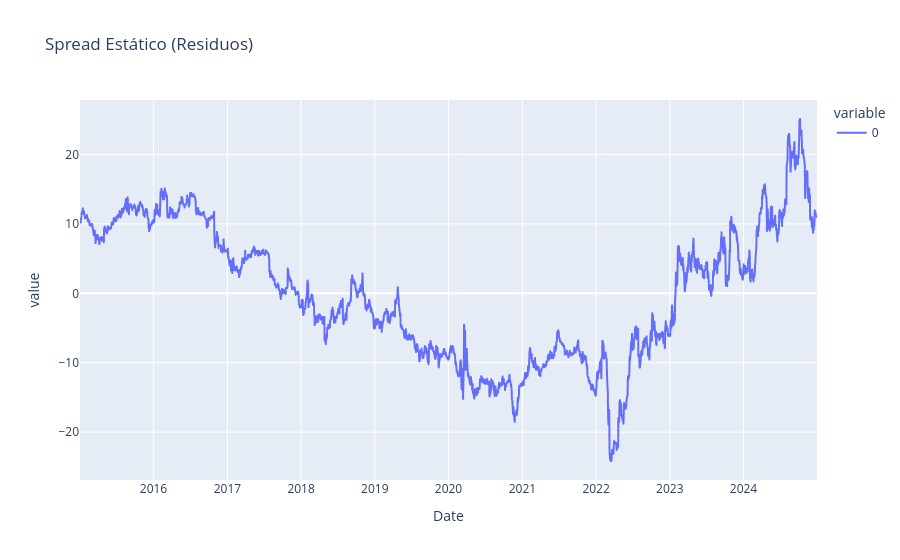

This figure's notebook cell:
### Code cell
# Spread
residuals = Y - beta_simple * data["XOM"] - intercept
fig = px.line(residuals, title="Spread Estático (Residuos)")
fig.show()

#Test ADF
adf = adfuller(residuals, autolag="AIC")
print("ADF stat:", adf[0], "| p-value:", adf[1], "\n", 'Critical Values:', adf[4])

### Figure 1 — Plotly figure (JSON) as saved in the notebook; plotly's stock layout.template omitted (floating-point values rounded to 4 significant figures; data arrays with more than 128 entries replaced by an {"elided": "..."} marker saying what was removed)
{"data": [{"hovertemplate": "variable=0<br>Date=%{x}<br>value=%{y}<extra></extra>", "legendgroup": "0", "line": {"color": "#636efa", "dash": "solid"}, "marker": {"symbol": "circle"}, "mode": "lines", "name": "0", "showlegend": true, "type": "scattergl", "x": {"elided": "2515 str values"}, "xaxis": "x", "y": {"elided": "2515 float values"}, "yaxis": "y"}], "layout": {"autosize": true, "legend": {"title": {"text": "variable"}, "tracegroupgap": 0}, "title": {"text": "Spread Estático (Residuos)"}, "xaxis": {"anchor": "y", "autorange": true, "domain": [0, 1], "range": ["2015-01-02", "2024-12-30"], "title": {"text": "Date"}, "type": "date"}, "yaxis": {"anchor": "x", "autorange": true, "domain": [0, 1], "range": [-26.9, 27.85], "title": {"text": "value"}, "type": "linear"}}}
